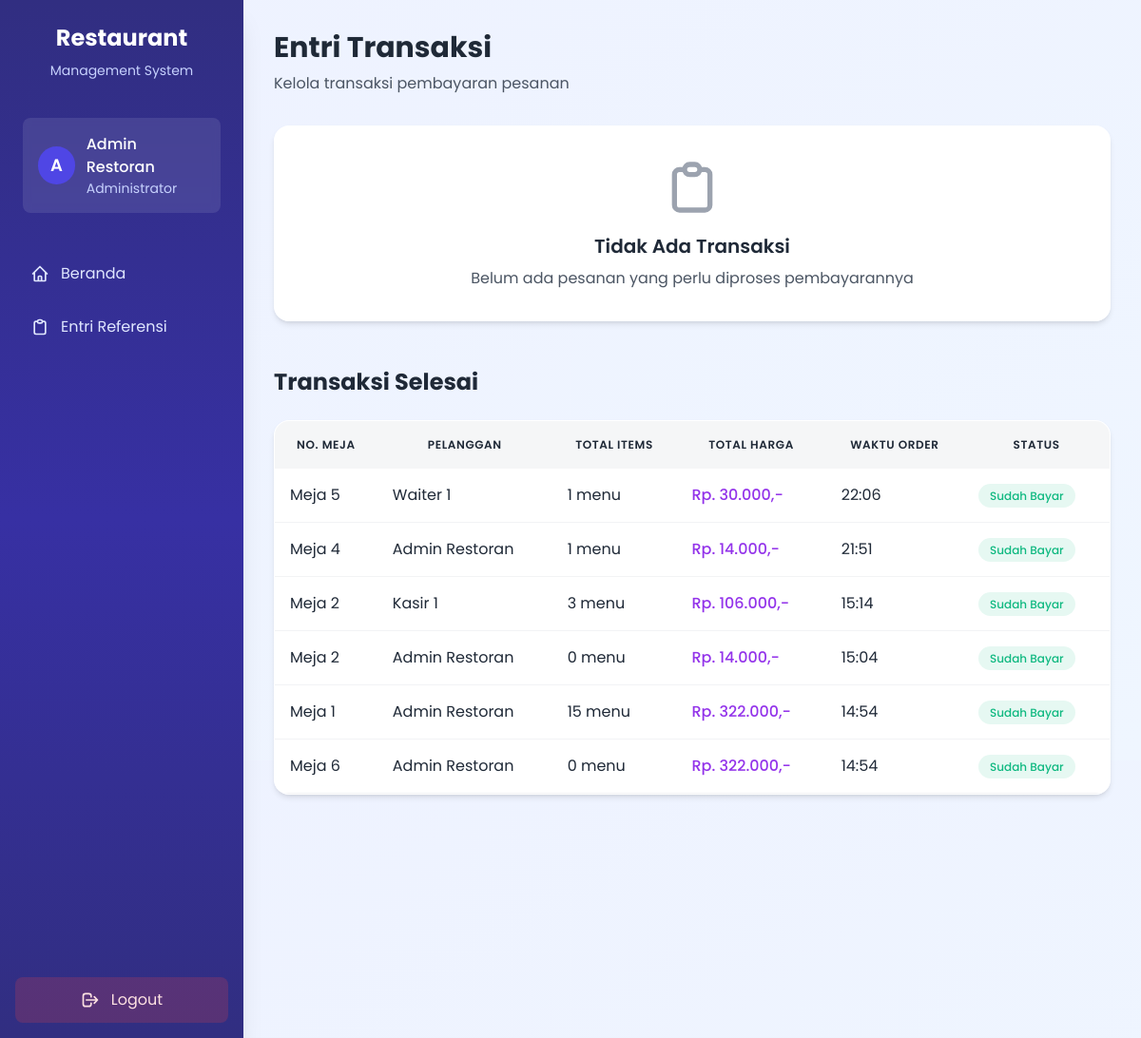
The page /entri_transaksi.php (signed in) on the database its author committed.
### tables this page shows
CREATE TABLE `tb_user` (
  `id_user` int(11) NOT NULL,
  `username` varchar(150) NOT NULL,
  `password` varchar(150) NOT NULL,
  `nama_user` varchar(150) NOT NULL,
  `id_level` int(11) NOT NULL,
  `status` varchar(150) NOT NULL
);

CREATE TABLE `tb_level` (
  `id_level` int(11) NOT NULL,
  `nama_level` varchar(150) NOT NULL
);

CREATE TABLE `tb_order` (
  `id_order` int(11) NOT NULL,
  `id_admin` int(11) DEFAULT NULL,
  `id_pengunjung` int(11) NOT NULL,
  `waktu_pesan` datetime NOT NULL DEFAULT current_timestamp(),
  `no_meja` varchar(50) NOT NULL,
  `total_harga` decimal(10,2) NOT NULL DEFAULT 0.00,
  `uang_bayar` decimal(10,2) DEFAULT NULL,
  `uang_kembali` decimal(10,2) DEFAULT NULL,
  `status_order` enum('pending','diproses','sudah bayar','batal') NOT NULL DEFAULT 'pending',
  `catatan` text DEFAULT NULL
);

### entri_transaksi.php (the view, shortened to what this page needs)
<div class="fade-in">
    <div class="mb-8">
        <h1 class="text-3xl font-bold text-gray-800">Entri Transaksi</h1>
        <p class="text-gray-600 mt-2">Kelola transaksi pembayaran pesanan</p>
    </div>
    <div class="grid grid-cols-1 md:grid-cols-2 lg:grid-cols-3 gap-6">
        <?php
        $query_order = "SELECT o.*, u.nama_user,
                              (SELECT COUNT(*) FROM tb_pesan WHERE id_order = o.id_order) as total_items
                       FROM tb_order o
                       LEFT JOIN tb_user u ON o.id_pengunjung = u.id_user
                       WHERE o.status_order = 'belum bayar'
                       ORDER BY o.waktu_pesan DESC";
        $sql_order = mysqli_query($conn, $query_order);
        if(mysqli_num_rows($sql_order) > 0) {
            while($r_order = mysqli_fetch_array($sql_order)){
        ?>
            <div class="elegant-card hover:scale-[1.02] transition-all duration-300">
                <div class="p-6">
                    <div class="flex justify-between items-start mb-4">
                        <div>
                            <h3 class="text-lg font-semibold text-gray-800">
                                Meja <?php echo $r_order['no_meja']; ?>
                            </h3>
                            <p class="text-sm text-gray-500">
                                <?php echo $r_order['nama_user']; ?>
                            </p>
                        </div>
                        <span class="status-badge status-pending">
                            Belum Bayar
                        </span>
                    </div>
                    <div class="space-y-3 mb-6">
                        <div class="flex justify-between text-sm">
                            <span class="text-gray-600">Total Items:</span>
                            <span class="font-medium text-gray-800"><?php echo $r_order['total_items']; ?> menu</span>
                        </div>
                        <div class="flex justify-between text-sm">
                            <span class="text-gray-600">Total Harga:</span>
                            <span class="font-medium text-purple-600">
                                Rp. <?php echo number_format($r_order['total_harga'],0,',','.'); ?>,-
                            </span>
                        </div>
                        <div class="flex justify-between text-sm">
                            <span class="text-gray-600">Waktu Order:</span>
                            <span class="font-medium text-gray-800">
                                <?php echo date('H:i', strtotime($r_order['waktu_pesan'])); ?>
                            </span>
                        </div>
                    </div>
                    <div class="flex space-x-3">
                        <form method="post" class="flex-1">
                            <input type="hidden" name="id_order" value="<?php echo $r_order['id_order']; ?>">
                            <button type="submit" name="edit_order"
                                    class="w-full btn-primary flex items-center justify-center">
                                <svg class="w-5 h-5 mr-2" fill="none" stroke="currentColor" viewBox="0 0 24 24">
                                    <path stroke-linecap="round" stroke-linejoin="round" stroke-width="2" d="M17 9V7a2 2 0 00-2-2H5a2 2 0 00-2 2v6a2 2 0 002 2h2m2 4h10a2 2 0 002-2v-6a2 2 0 00-2-2H9a2 2 0 00-2 2v6a2 2 0 002 2zm7-5a2 2 0 11-4 0 2 2 0 014 0z"/>
                                </svg>
                                Proses Pembayaran
                            </button>
                        </form>
                    </div>
                </div>
            </div>
        <?php
            }
        } else {
        ?>
            <div class="col-span-full">
                <div class="elegant-card p-8 text-center">
                    <div class="flex flex-col items-center justify-center">
                        <svg class="w-16 h-16 text-gray-400 mb-4" fill="none" stroke="currentColor" viewBox="0 0 24 24">
                            <path stroke-linecap="round" stroke-linejoin="round" stroke-width="2" d="M9 5H7a2 2 0 00-2 2v12a2 2 0 002 2h10a2 2 0 002-2V7a2 2 0 00-2-2h-2M9 5a2 2 0 002 2h2a2 2 0 002-2M9 5a2 2 0 012-2h2a2 2 0 012 2"/>
                        </svg>
                        <h3 class="text-xl font-semibold text-gray-800 mb-2">Tidak Ada Transaksi</h3>
                        <p class="text-gray-600">Belum ada pesanan yang perlu diproses pembayarannya</p>
                    </div>
                </div>
            </div>
        <?php
        }
        ?>
    </div>
    <div class="mt-12">
        <h2 class="text-2xl font-bold text-gray-800 mb-6">Transaksi Selesai</h2>
        <div class="elegant-card overflow-hidden">
            <div class="overflow-x-auto">
                <table class="elegant-table">
                    <thead>
                        <tr>
                            <th>No. Meja</th>
                            <th>Pelanggan</th>
                            <th>Total Items</th>
                            <th>Total Harga</th>
                            <th>Waktu Order</th>
                            <th>Status</th>
                        </tr>
                    </thead>
                    <tbody>
                        <?php
                        $query_selesai = "SELECT o.*, u.nama_user,
                                                (SELECT COUNT(*) FROM tb_pesan WHERE id_order = o.id_order) as total_items
                                         FROM tb_order o
                                         LEFT JOIN tb_user u ON o.id_pengunjung = u.id_user
                                         WHERE o.status_order = 'sudah bayar'
                                         ORDER BY o.waktu_pesan DESC
                                         LIMIT 10";
                        $sql_selesai = mysqli_query($conn, $query_selesai);
                        if(mysqli_num_rows($sql_selesai) > 0) {
                            while($r_selesai = mysqli_fetch_array($sql_selesai)){
                        ?>
                            <tr>
                                <td>Meja <?php echo $r_selesai['no_meja']; ?></td>
                                <td><?php echo $r_selesai['nama_user']; ?></td>
                                <td><?php echo $r_selesai['total_items']; ?> menu</td>
                                <td class="text-purple-600 font-medium">
                                    Rp. <?php echo number_format($r_selesai['total_harga'],0,',','.'); ?>,-
                                </td>
                                <td><?php echo date('H:i', strtotime($r_selesai['waktu_pesan'])); ?></td>
                                <td>
                                    <span class="status-badge status-success">
                                        Sudah Bayar
                                    </span>
                                </td>
                            </tr>
                        <?php
                            }
                        }
                        ?>
                    </tbody>
                </table>
            </div>
        </div>
    </div>
</div>
<?php
$content = ob_get_clean();
include 'template/layouts/main.php';
?>

### template/layouts/main.php (shortened to what this page needs)
<!DOCTYPE html>
<html lang="en">
<head>
    <script src="https://cdn.tailwindcss.com"></script>
    <link rel="stylesheet" href="assets/css/theme.css">
</head>
<body class="bg-gradient-to-br from-indigo-50 to-blue-50">
    <div class="min-h-screen flex">
        <aside class="w-64 bg-white shadow-xl">
            <?php include 'template/components/sidebar.php'; ?>
        </aside>
        <main class="flex-1 p-8 overflow-y-auto">
            <div class="max-w-7xl mx-auto fade-in">
                <?php
                if(isset($content)) {
                    echo $content;
                }
                ?>
            </div>
        </main>
    </div>
</body>
</html>

### template/components/sidebar.php (shortened to what this page needs)
<?php
$id = $_SESSION['id_user'];
$query = "SELECT * FROM tb_user NATURAL JOIN tb_level WHERE id_user = $id";
$sql = mysqli_query($conn, $query);
$r = mysqli_fetch_array($sql);
$current_page = basename($_SERVER['PHP_SELF']);
?>
<div class="h-full flex flex-col bg-gradient-to-b from-indigo-900 via-indigo-800 to-indigo-900">
    <div class="p-6">
        <div class="text-center">
            <h1 class="text-2xl font-bold text-white mb-2">Restaurant</h1>
            <p class="text-indigo-200 text-sm">Management System</p>
        </div>
    </div>
    <div class="px-6 py-4">
        <div class="bg-white/10 rounded-lg p-4 backdrop-blur-sm">
            <div class="flex items-center space-x-3">
                <div class="w-10 h-10 rounded-full bg-indigo-600 flex items-center justify-center">
                    <span class="text-lg font-semibold text-white">
                        <?php echo substr($r['nama_user'], 0, 1); ?>
                    </span>
                </div>
                <div>
                    <h3 class="text-white font-medium"><?php echo $r['nama_user']; ?></h3>
                    <p class="text-indigo-200 text-sm"><?php echo $r['nama_level']; ?></p>
                </div>
            </div>
        </div>
    </div>
    <nav class="flex-1 px-4 py-6">
        <ul class="space-y-2">
            <li>
                <a href="beranda.php"
                   class="nav-link flex items-center px-4 py-3 rounded-lg <?php echo $current_page == 'beranda.php' ? 'active bg-white/20 text-white' : 'text-indigo-100 hover:bg-white/10'; ?>">
                    <svg class="w-5 h-5 mr-3" fill="none" stroke="currentColor" viewBox="0 0 24 24">
                        <path stroke-linecap="round" stroke-linejoin="round" stroke-width="2" d="M3 12l2-2m0 0l7-7 7 7M5 10v10a1 1 0 001 1h3m10-11l2 2m-2-2v10a1 1 0 01-1 1h-3m-6 0a1 1 0 001-1v-4a1 1 0 011-1h2a1 1 0 011 1v4a1 1 0 001 1m-6 0h6"/>
                    </svg>
                    Beranda
                </a>
            </li>
            <?php if($r['id_level'] == 1):  ?>
                <li>
                    <a href="entri_referensi.php"
                       class="nav-link flex items-center px-4 py-3 rounded-lg <?php echo $current_page == 'entri_referensi.php' ? 'active bg-white/20 text-white' : 'text-indigo-100 hover:bg-white/10'; ?>">
                        <svg class="w-5 h-5 mr-3" fill="none" stroke="currentColor" viewBox="0 0 24 24">
                            <path stroke-linecap="round" stroke-linejoin="round" stroke-width="2" d="M9 5H7a2 2 0 00-2 2v12a2 2 0 002 2h10a2 2 0 002-2V7a2 2 0 00-2-2h-2M9 5a2 2 0 002 2h2a2 2 0 002-2M9 5a2 2 0 012-2h2a2 2 0 012 2"/>
                        </svg>
                        Entri Referensi
                    </a>
                </li>
            <?php endif; ?>
        </ul>
    </nav>
    <div class="p-4 mt-auto">
        <a href="logout.php"
           class="flex items-center justify-center px-4 py-3 bg-red-500/20 hover:bg-red-500/30 text-red-100 rounded-lg transition-all duration-200">
            <svg class="w-5 h-5 mr-3" fill="none" stroke="currentColor" viewBox="0 0 24 24">
                <path stroke-linecap="round" stroke-linejoin="round" stroke-width="2" d="M17 16l4-4m0 0l-4-4m4 4H7m6 4v1a3 3 0 01-3 3H6a3 3 0 01-3-3V7a3 3 0 013-3h4a3 3 0 013 3v1"/>
            </svg>
            Logout
        </a>
    </div>
</div>

### assets/css/theme.css (style rules this page uses)
:root { --primary: #4F46E5; --primary-dark: #4338CA; --secondary: #8B5CF6; --accent: #F59E0B; --success: #10B981; --danger: #EF4444; --warning: #F59E0B; --info: #3B82F6; --background: #F3F4F6; --surface: #FFFFFF; --text: #1F2937; --text-light: #6B7280; }
body { font-family: 'Poppins', sans-serif; background: linear-gradient(135deg, #EEF2FF 0%, #E0E7FF 100%); min-height: 100vh; color: var(--text); }
.elegant-card { background: rgba(255, 255, 255, 0.95); backdrop-filter: blur(10px); border: 1px solid rgba(255, 255, 255, 0.2); border-radius: 1rem; box-shadow: 0 4px 6px -1px rgba(0, 0, 0, 0.1), 0 2px 4px -1px rgba(0, 0, 0, 0.06); transition: all 0.3s ease; }
.elegant-table { width: 100%; border-collapse: separate; border-spacing: 0; }
.elegant-table th { background: rgba(243, 244, 246, 0.8); color: var(--text); font-weight: 600; text-transform: uppercase; font-size: 0.75rem; letter-spacing: 0.05em; padding: 1rem; }
.elegant-table td { padding: 1rem; border-bottom: 1px solid rgba(229, 231, 235, 0.5); }
.nav-link { color: var(--text-light); padding: 0.75rem 1rem; border-radius: 0.5rem; transition: all 0.3s ease; }
.status-badge { padding: 0.25rem 0.75rem; border-radius: 9999px; font-size: 0.75rem; font-weight: 500; }
.status-success { background: rgba(16, 185, 129, 0.1); color: var(--success); }
.fade-in { animation: fadeIn 0.3s ease-in-out; }

### rows shown on the page
tb_user: nama_user "A", nama_user "Admin Restoran", id_level.nama_level "Administrator"
tb_order: no_meja "5", id_pengunjung.nama_user "Waiter 1", total_items "1", total_harga "30.000", waktu_pesan "22:06"
tb_order: no_meja "4", id_pengunjung.nama_user "Admin Restoran", total_items "1", total_harga "14.000", waktu_pesan "21:51"
tb_order: no_meja "2", id_pengunjung.nama_user "Kasir 1", total_items "3", total_harga "106.000", waktu_pesan "15:14"
tb_order: no_meja "2", id_pengunjung.nama_user "Admin Restoran", total_items "0", total_harga "14.000", waktu_pesan "15:04"
tb_order: no_meja "1", id_pengunjung.nama_user "Admin Restoran", total_items "15", total_harga "322.000", waktu_pesan "14:54"
tb_order: no_meja "6", id_pengunjung.nama_user "Admin Restoran", total_items "0", total_harga "322.000", waktu_pesan "14:54"
